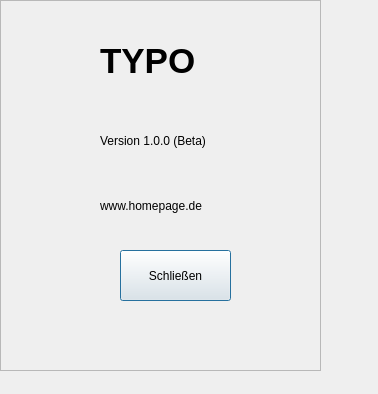
<?xml version="1.0" encoding="UTF-8"?>
<ui version="4.0">
 <class>info</class>
 <widget class="QDialog" name="info">
  <property name="geometry">
   <rect>
    <x>0</x>
    <y>0</y>
    <width>378</width>
    <height>394</height>
   </rect>
  </property>
  <property name="windowTitle">
   <string>Dialog</string>
  </property>
  <widget class="QFrame" name="frame">
   <property name="geometry">
    <rect>
     <x>0</x>
     <y>0</y>
     <width>321</width>
     <height>371</height>
    </rect>
   </property>
   <property name="frameShape">
    <enum>QFrame::StyledPanel</enum>
   </property>
   <property name="frameShadow">
    <enum>QFrame::Raised</enum>
   </property>
   <widget class="QLabel" name="label">
    <property name="geometry">
     <rect>
      <x>100</x>
      <y>10</y>
      <width>211</width>
      <height>101</height>
     </rect>
    </property>
    <property name="font">
     <font>
      <pointsize>26</pointsize>
      <weight>75</weight>
      <bold>true</bold>
      <underline>false</underline>
     </font>
    </property>
    <property name="text">
     <string>TYPO</string>
    </property>
   </widget>
   <widget class="QLabel" name="label_2">
    <property name="geometry">
     <rect>
      <x>100</x>
      <y>100</y>
      <width>211</width>
      <height>81</height>
     </rect>
    </property>
    <property name="text">
     <string>Version 1.0.0 (Beta)</string>
    </property>
   </widget>
   <widget class="QLabel" name="label_3">
    <property name="geometry">
     <rect>
      <x>100</x>
      <y>160</y>
      <width>211</width>
      <height>91</height>
     </rect>
    </property>
    <property name="text">
     <string>www.homepage.de</string>
    </property>
   </widget>
   <widget class="QPushButton" name="b_back">
    <property name="geometry">
     <rect>
      <x>120</x>
      <y>250</y>
      <width>111</width>
      <height>51</height>
     </rect>
    </property>
    <property name="text">
     <string>Schließen</string>
    </property>
   </widget>
  </widget>
 </widget>
 <resources/>
 <connections/>
</ui>
